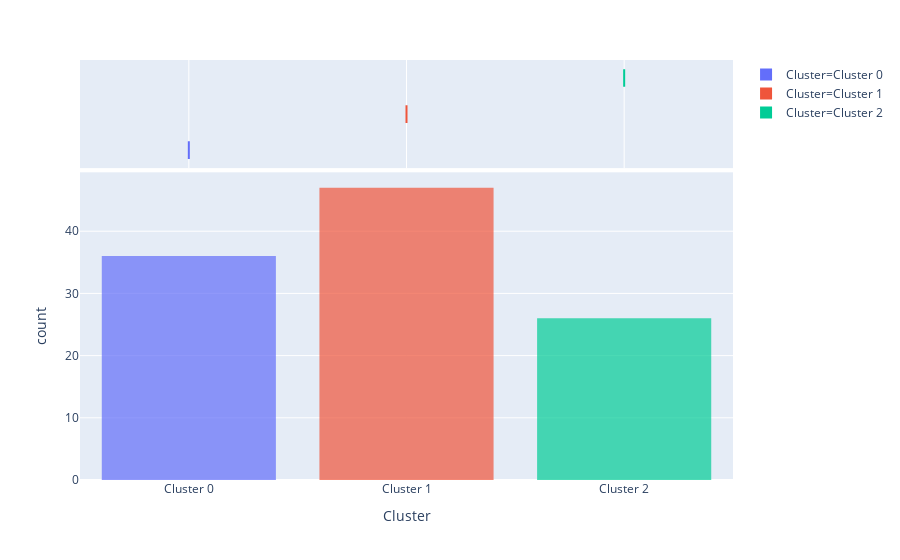

Source (notebook cell):
### Code cell
plot_model(kmeans, plot = 'distribution')

### Figure 1 — Plotly figure (JSON) as saved in the notebook; plotly's stock layout.template omitted (floating-point values rounded to 4 significant figures; data arrays with more than 128 entries replaced by an {"elided": "..."} marker saying what was removed)
{"data": [{"alignmentgroup": "True", "bingroup": "x", "hoverlabel": {"namelength": 0}, "hovertemplate": "Cluster=%{x}<br>count=%{y}", "legendgroup": "Cluster=Cluster 0", "marker": {"color": "#636efa", "opacity": 0.7}, "name": "Cluster=Cluster 0", "offsetgroup": "Cluster=Cluster 0", "orientation": "v", "showlegend": true, "type": "histogram", "x": ["Cluster 0", "Cluster 0", "Cluster 0", "Cluster 0", "Cluster 0", "Cluster 0", "Cluster 0", "Cluster 0", "Cluster 0", "Cluster 0", "Cluster 0", "Cluster 0", "Cluster 0", "Cluster 0", "Cluster 0", "Cluster 0", "Cluster 0", "Cluster 0", "Cluster 0", "Cluster 0", "Cluster 0", "Cluster 0", "Cluster 0", "Cluster 0", "Cluster 0", "Cluster 0", "Cluster 0", "Cluster 0", "Cluster 0", "Cluster 0", "Cluster 0", "Cluster 0", "Cluster 0", "Cluster 0", "Cluster 0", "Cluster 0"], "xaxis": "x", "yaxis": "y"}, {"alignmentgroup": "True", "customdata": {"elided": "36x6 mixed values"}, "hoverlabel": {"namelength": 0}, "hovertemplate": "Cluster=%{customdata[5]}<br>CustomerID=%{customdata[0]}<br>Name=%{customdata[1]}<br>Age=%{customdata[2]}<br>AvgWeeklySales=%{customdata[3]}<br>AvgDrinks=%{customdata[4]}", "legendgroup": "Cluster=Cluster 0", "marker": {"color": "#636efa"}, "name": "Cluster=Cluster 0", "notched": true, "offsetgroup": "Cluster=Cluster 0", "showlegend": false, "type": "box", "x": ["Cluster 0", "Cluster 0", "Cluster 0", "Cluster 0", "Cluster 0", "Cluster 0", "Cluster 0", "Cluster 0", "Cluster 0", "Cluster 0", "Cluster 0", "Cluster 0", "Cluster 0", "Cluster 0", "Cluster 0", "Cluster 0", "Cluster 0", "Cluster 0", "Cluster 0", "Cluster 0", "Cluster 0", "Cluster 0", "Cluster 0", "Cluster 0", "Cluster 0", "Cluster 0", "Cluster 0", "Cluster 0", "Cluster 0", "Cluster 0", "Cluster 0", "Cluster 0", "Cluster 0", "Cluster 0", "Cluster 0", "Cluster 0"], "xaxis": "x2", "yaxis": "y2"}, {"alignmentgroup": "True", "bingroup": "x", "hoverlabel": {"namelength": 0}, "hovertemplate": "Cluster=%{x}<br>count=%{y}", "legendgroup": "Cluster=Cluster 1", "marker": {"color": "#EF553B", "opacity": 0.7}, "name": "Cluster=Cluster 1", "offsetgroup": "Cluster=Cluster 1", "orientation": "v", "showlegend": true, "type": "histogram", "x": ["Cluster 1", "Cluster 1", "Cluster 1", "Cluster 1", "Cluster 1", "Cluster 1", "Cluster 1", "Cluster 1", "Cluster 1", "Cluster 1", "Cluster 1", "Cluster 1", "Cluster 1", "Cluster 1", "Cluster 1", "Cluster 1", "Cluster 1", "Cluster 1", "Cluster 1", "Cluster 1", "Cluster 1", "Cluster 1", "Cluster 1", "Cluster 1", "Cluster 1", "Cluster 1", "Cluster 1", "Cluster 1", "Cluster 1", "Cluster 1", "Cluster 1", "Cluster 1", "Cluster 1", "Cluster 1", "Cluster 1", "Cluster 1", "Cluster 1", "Cluster 1", "Cluster 1", "Cluster 1", "Cluster 1", "Cluster 1", "Cluster 1", "Cluster 1", "Cluster 1", "Cluster 1", "Cluster 1"], "xaxis": "x", "yaxis": "y"}, {"alignmentgroup": "True", "customdata": {"elided": "47x6 mixed values"}, "hoverlabel": {"namelength": 0}, "hovertemplate": "Cluster=%{customdata[5]}<br>CustomerID=%{customdata[0]}<br>Name=%{customdata[1]}<br>Age=%{customdata[2]}<br>AvgWeeklySales=%{customdata[3]}<br>AvgDrinks=%{customdata[4]}", "legendgroup": "Cluster=Cluster 1", "marker": {"color": "#EF553B"}, "name": "Cluster=Cluster 1", "notched": true, "offsetgroup": "Cluster=Cluster 1", "showlegend": false, "type": "box", "x": ["Cluster 1", "Cluster 1", "Cluster 1", "Cluster 1", "Cluster 1", "Cluster 1", "Cluster 1", "Cluster 1", "Cluster 1", "Cluster 1", "Cluster 1", "Cluster 1", "Cluster 1", "Cluster 1", "Cluster 1", "Cluster 1", "Cluster 1", "Cluster 1", "Cluster 1", "Cluster 1", "Cluster 1", "Cluster 1", "Cluster 1", "Cluster 1", "Cluster 1", "Cluster 1", "Cluster 1", "Cluster 1", "Cluster 1", "Cluster 1", "Cluster 1", "Cluster 1", "Cluster 1", "Cluster 1", "Cluster 1", "Cluster 1", "Cluster 1", "Cluster 1", "Cluster 1", "Cluster 1", "Cluster 1", "Cluster 1", "Cluster 1", "Cluster 1", "Cluster 1", "Cluster 1", "Cluster 1"], "xaxis": "x2", "yaxis": "y2"}, {"alignmentgroup": "True", "bingroup": "x", "hoverlabel": {"namelength": 0}, "hovertemplate": "Cluster=%{x}<br>count=%{y}", "legendgroup": "Cluster=Cluster 2", "marker": {"color": "#00cc96", "opacity": 0.7}, "name": "Cluster=Cluster 2", "offsetgroup": "Cluster=Cluster 2", "orientation": "v", "showlegend": true, "type": "histogram", "x": ["Cluster 2", "Cluster 2", "Cluster 2", "Cluster 2", "Cluster 2", "Cluster 2", "Cluster 2", "Cluster 2", "Cluster 2", "Cluster 2", "Cluster 2", "Cluster 2", "Cluster 2", "Cluster 2", "Cluster 2", "Cluster 2", "Cluster 2", "Cluster 2", "Cluster 2", "Cluster 2", "Cluster 2", "Cluster 2", "Cluster 2", "Cluster 2", "Cluster 2", "Cluster 2"], "xaxis": "x", "yaxis": "y"}, {"alignmentgroup": "True", "customdata": {"elided": "26x6 mixed values"}, "hoverlabel": {"namelength": 0}, "hovertemplate": "Cluster=%{customdata[5]}<br>CustomerID=%{customdata[0]}<br>Name=%{customdata[1]}<br>Age=%{customdata[2]}<br>AvgWeeklySales=%{customdata[3]}<br>AvgDrinks=%{customdata[4]}", "legendgroup": "Cluster=Cluster 2", "marker": {"color": "#00cc96"}, "name": "Cluster=Cluster 2", "notched": true, "offsetgroup": "Cluster=Cluster 2", "showlegend": false, "type": "box", "x": ["Cluster 2", "Cluster 2", "Cluster 2", "Cluster 2", "Cluster 2", "Cluster 2", "Cluster 2", "Cluster 2", "Cluster 2", "Cluster 2", "Cluster 2", "Cluster 2", "Cluster 2", "Cluster 2", "Cluster 2", "Cluster 2", "Cluster 2", "Cluster 2", "Cluster 2", "Cluster 2", "Cluster 2", "Cluster 2", "Cluster 2", "Cluster 2", "Cluster 2", "Cluster 2"], "xaxis": "x2", "yaxis": "y2"}], "layout": {"barmode": "relative", "legend": {"tracegroupgap": 0}, "margin": {"t": 60}, "xaxis": {"anchor": "y", "categoryarray": ["Cluster 0", "Cluster 1", "Cluster 2"], "categoryorder": "array", "domain": [0, 1], "title": {"text": "Cluster"}}, "xaxis2": {"anchor": "y2", "domain": [0, 1], "matches": "x", "showgrid": true, "showticklabels": false}, "yaxis": {"anchor": "x", "domain": [0, 0.7326], "title": {"text": "count"}}, "yaxis2": {"anchor": "x2", "domain": [0.7426, 1], "matches": "y2", "showgrid": false, "showline": false, "showticklabels": false, "ticks": ""}}}
